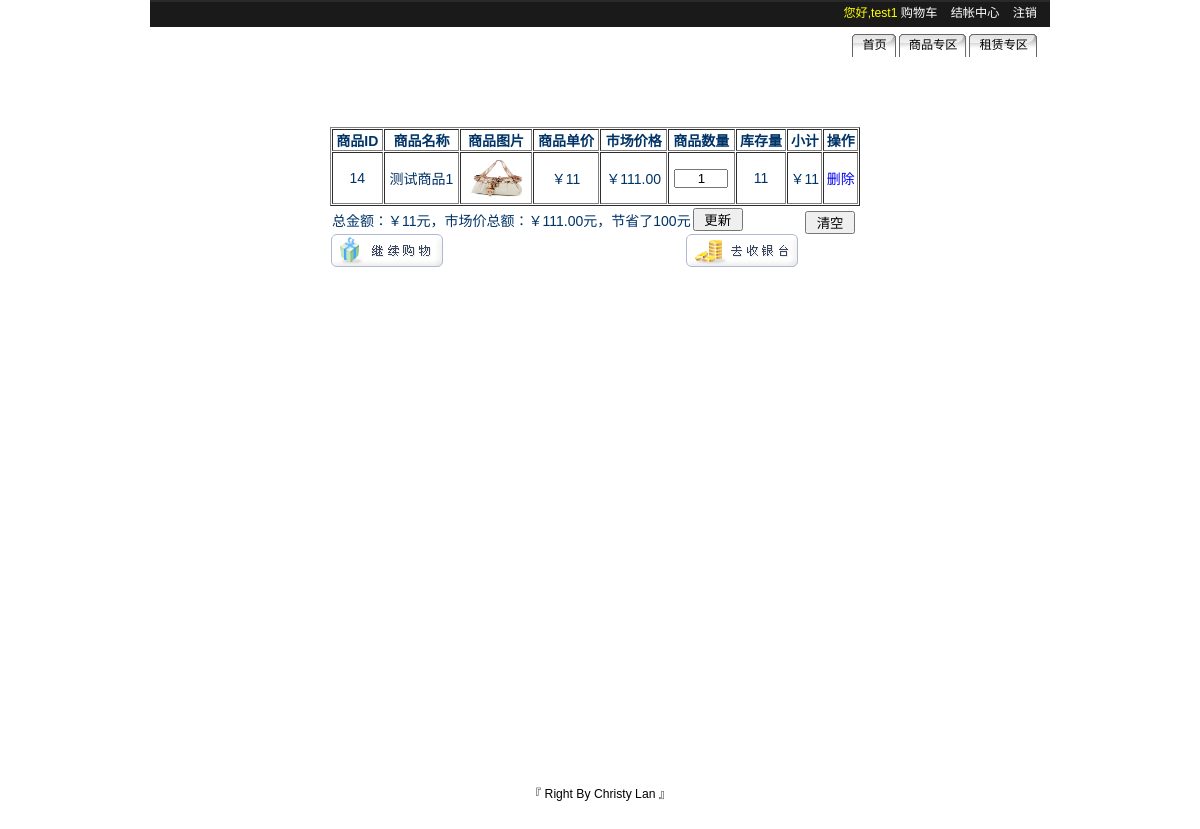
Page /cart.php?act=show (signed in) on the committed database.
### tables this page shows
CREATE TABLE `cart` (
  `order_id` int(10) unsigned NOT NULL AUTO_INCREMENT COMMENT '订单编号',
  `user_id` int(10) unsigned DEFAULT NULL COMMENT '用户编号',
  `list_id` int(10) unsigned DEFAULT NULL COMMENT '商品编号',
  `buy_num` int(10) unsigned DEFAULT NULL COMMENT '购买量',
  `add_id` int(10) unsigned DEFAULT NULL COMMENT '收货编号',
  `status` int(10) DEFAULT '0' COMMENT '购物车状态',
  `buy_price` varchar(255) DEFAULT NULL COMMENT '购买价格',
  `is_lease` int(1) DEFAULT '0' COMMENT '是否租赁',
  PRIMARY KEY (`order_id`),
  KEY `user_id` (`user_id`),
  KEY `add_id` (`add_id`),
  KEY `list_id` (`list_id`) USING BTREE
);

CREATE TABLE `list` (
  `list_id` int(10) unsigned NOT NULL AUTO_INCREMENT COMMENT '商品编号',
  `list_name` varchar(100) NOT NULL COMMENT '商品名字',
  `list_face` varchar(80) DEFAULT NULL COMMENT '商品图片',
  `list_myprice` float(8,2) NOT NULL COMMENT '商品价格',
  `list_onprice` float(8,2) NOT NULL COMMENT '商品市场价',
  `list_nums` int(5) DEFAULT NULL COMMENT '商品库存量',
  `list_detail` text COMMENT '商品简介',
  `list_time` datetime DEFAULT NULL COMMENT '上架时间',
  `list_seetimes` int(11) DEFAULT NULL COMMENT '商品点击量',
  `small_id` int(10) unsigned DEFAULT NULL COMMENT '小分类编号',
  PRIMARY KEY (`list_id`),
  KEY `small_id` (`small_id`),
  CONSTRAINT `list_ibfk_1` FOREIGN KEY (`small_id`) REFERENCES `smalltype` (`small_id`)
);

### includes/cart.inc.php (called while the page is built, shortened)
<?php
if(!empty($_COOKIE['user'])){
    $user = json_decode($_COOKIE['user'],true);
    include_once 'conn.php';
    if (!empty($_GET)){
        $act = $_GET['act'];
        switch ($act){
            case 'show':
                $user = $mysqli->query("select user_id from user where user_name='{$user["user_name"]}'");
                if ($user){
                    while ($user_one = $user->fetch_assoc()){
                        $user_arr = $user_one;
                    }
                }
                $sql = "select list.*,cart.order_id,cart.buy_price,cart.buy_num,cart.buy_price*cart.buy_num nums from list,cart where list.list_id=cart.list_id and cart.is_lease=0 and cart.user_id={$user_arr['user_id']}";
                $res = $mysqli->query($sql);
                if ($res){
                    $two = array();
                    while ($one = $res->fetch_assoc()){
                        $two[] = $one;
                    }
                }
                $sum = $mysqli->query("select sum(cart.buy_price*cart.buy_num) sum,sum(list.list_onprice*cart.buy_num) sums from list,cart where list.list_id=cart.list_id and cart.is_lease=0 and cart.user_id={$user_arr['user_id']}");
                if ($sum){
                    while ($one_arr = $sum->fetch_assoc()){
                        $ones[] = $one_arr;
                    }
                }
                break;
        }
    }
}else{
    echo "<script>alert('请登录后才能进入！');window.location='index.php';</script>";
}
?>

### includes/conn.php (called while the page is built, shortened)
<?php
$mysqli = new mysqli('127.0.0.1','estroe_im','5DEzc3p3fX6TyKRz','estroe_im');
$mysqli->set_charset('utf8');
$result = $mysqli->query("select small_id,small_name,big_id from smalltype ORDER by big_id ASC ");
if ($result){
	$twos = array();
	while ($ones = $result->fetch_assoc()){
		$twos[] = $ones;
	}
}
?>

### cart.php (the view, shortened to what this page needs)
<?php
include_once 'includes/cart.inc.php';
?>
<!DOCTYPE html PUBLIC "-//W3C//DTD HTML 4.01 Transitional//EN" "http://www.w3.org/TR/html4/loose.dtd">
<html>
<head>
<link href="css/style.css" rel="stylesheet" type="text/css">
</head>
<body>
	<div id="container">
		<?php include 'header.php';?>
		<div id="wrapper">
			<div id="contentCenter">
				<div id="register">
					<div id="cart">
						<form method="post" action="includes/cart.inc.php?act=update">
						<table width="530" border="1" cellpadding="0" cellspacing="1">
							<tr>
								<th scope="col">商品ID</th>
								<th scope="col">商品名称</th>
								<th scope="col">商品图片</th>
								<th scope="col">商品单价</th>
								<th scope="col">市场价格</th>
								<th scope="col">商品数量</th>
								<th scope="col">库存量</th>
								<th scope="col">小计</th>
								<th scope="col">操作</th>
							</tr>
							<?php if (!empty($two)){?>
							<?php foreach ($two as $one):?>
							<tr align="center">
								<td><?php echo $one['list_id']?></td>
								<td><?php echo $one['list_name']?></td>
								<td><img src="<?php echo $one['list_face']?>" width="60" height="50"></td>
								<td>￥<?php echo $one['buy_price']?></td>
								<td>￥<?php echo $one['list_onprice']?></td>
								<td><input type="text" name="<?php echo $one['order_id']?>" value="<?php echo $one['buy_num']?>"></td>
								<td><?php echo $one['list_nums']?></td>
								<td>￥<?php echo $one['nums'];?></td>
								<td><a href="cart.php?act=delete&gid=<?php echo $one['order_id']?>">删除</a></td>
							</tr>
							<?php endforeach;?>
							<?php }else{?>
							<tr align="center"><td colspan="9">空</td></tr>
							<?php }?>
						</table>
						<table border="0">
							<tr>
								<?php if (!empty($ones)){?>
								<?php foreach ($ones as $item):?>
									<?php $sum = $item['sum'];$sums=$item['sums'];?>
										<td>总金额：￥<?php echo $sum;?>元，市场价总额：￥<?php echo $sums;?>元，节省了<?php if ($sum>$sums){echo "0";}else{echo $sums-$sum;}?>元</td>
									<?php endforeach;?>
								<?php }else{?>
									<td>总金额：0元，市场价总额：0元，节省了0元</td>
								<?php }?>
								<td align="right">
									<span><input type="submit" value="更新">
								</td>
							</tr>
						</table>
						</form>
						<div class="trun">
							<form action="includes/cart.inc.php?act=truncate" method="post">
								<span><input type="submit" value="清空">
								<input type="hidden" name="act" value="truncate"></span>
							</form>
						</div>
						<div>
							<span class="continue"><a href="index.php" >继续购买</a></span>
							<span class="checkout"><a href="afterOrder.php?act=goods&id=<?php echo $user_arr['user_id']?>" >结算中心</a></span>
						</div>
					</div>
				</div>
			</div>
		</div>
		<div id="footer"><meta http-equiv="Content-Type" content="text/html; charset=utf-8" />
<label>『 Right By Christy Lan 』</label></div>
	</div>
</body>
</html>

### css/style.css (style rules this page uses)
* { margin: 0; padding: 0; }
body { font:76% Arial, Verdana, Tahoma, sans-serif; text-align:center; }
a { text-decoration: none; }
#container { text-align:left; width:900px; margin:0 auto; }
#wrapper { float:left; width:100%; background-color: #fff; }
#footer { clear:left; width:100%; height: 50px; padding-top:30px; text-align: center; }
#contentCenter { clear:both; margin:0 150px; }
#register { width:600px; height:677px; }
#cart { margin-top:20px; padding:50px 30px; text-align:center; color:#003366; font-size:11px; width:530px; }
#cart .continue a { background:url("../images/gotoindex.gif") no-repeat scroll 0 0 transparent; float:left; height:36px; text-indent:-9999px; width:115px; }
#cart .checkout a { background:url("../images/checkout.gif") no-repeat scroll 0 0 transparent; float:right; height:36px; text-indent:-9999px; width:115px; }

### cart.php (style rules this page uses)
input { width:50px; text-align: center; }
table tr { font-size: 14px; }
.trun { margin-top:-22px; float: right; width: 60px; }

### rows in the picture
cart: list.list_id "14", list.list_name "测试商品1", list.list_face (picture), buy_price "11", list.list_onprice "111.00", buy_num "1", list.list_nums "11", nums "11"

### other values in the picture
$user['user_name'] "test1"
$sum "11"
$sums "111.00"
$sums-$sum "100"
